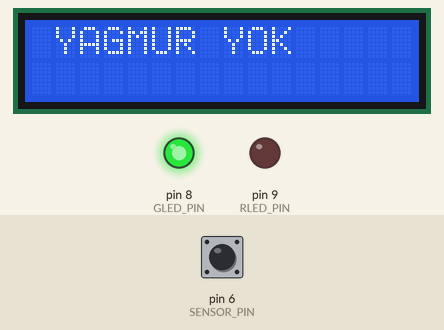
Simulated run of this sketch. Board: Arduino Uno, built with avr-gcc and run on an emulated ATmega328P. Shown: 16×2 character LCD, output pins drawn as LEDs (lit = HIGH). Dashed ring = blinking. The test bench sets the inputs (shaded band); at power-on: pin 6 (SENSOR_PIN) LOW. The modem accepts every AT command (registered, SIM ready, sends succeed) and sends nothing else; what the sketch prints to the serial monitor is not drawn.

Above: at 1.2 s.
1.3 s: pin 6 (SENSOR_PIN) driven HIGH
At 1.9 s:
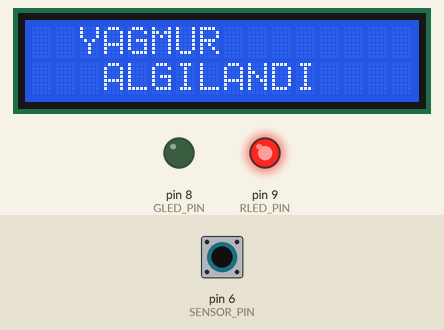
4.3 s: pin 6 (SENSOR_PIN) driven LOW
At 5.2 s:
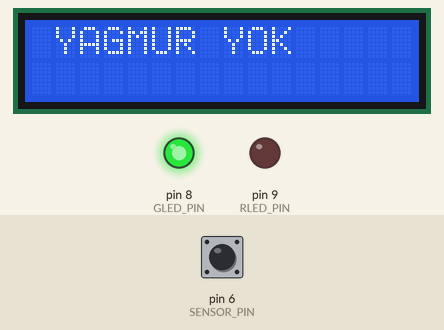
7.3 s: pin 6 (SENSOR_PIN) pulsed HIGH 5 times (0.12 s each, 0.3 s apart)
At 7.35 s:
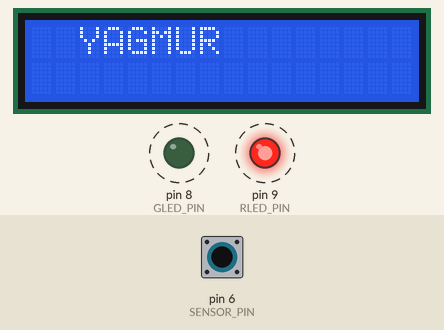
11.8 s: pin 6 (SENSOR_PIN) pulsed HIGH 2 times (0.12 s each, 0.3 s apart)
At 11.85 s:
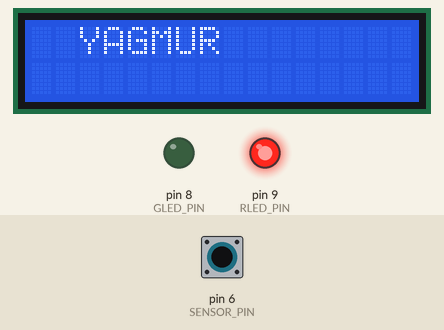
Timing chart, 0 to 14.8 s (numbered marks = the images above; inputs shaded):
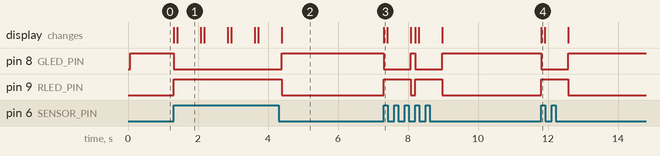

Measured:
- after the input at 1.3 s, pin 8 (GLED_PIN): HIGH → LOW at once; pin 9 (RLED_PIN): LOW → HIGH at once; the display: first changes at once (image 1 shows a later state)
- after the input at 4.3 s, pin 8 (GLED_PIN): LOW → HIGH after 0.09 s; pin 9 (RLED_PIN): HIGH → LOW after 0.09 s; the display: changes after 0.09 s (image 2)
- after the input at 7.3 s, pin 8 (GLED_PIN): alternates HIGH for 0.12 s and LOW for 0.77 s, 4 changes in all, then stays HIGH, starting at once; pin 9 (RLED_PIN): alternates HIGH for 0.77 s and LOW for 0.12 s, 4 changes in all, then stays LOW, starting at once; the display: changes at once (image 3)
- after the input at 11.8 s, pin 8 (GLED_PIN): HIGH → LOW at once, → HIGH 0.77 s later; pin 9 (RLED_PIN): LOW → HIGH at once, → LOW 0.77 s later; the display: changes at once (image 4)
- what the display in image 1 shows lasts 0.7 s, from 1.4 s to 2.1 s

The sketch:

gsm_bazli_yagmur_algilama.ino
```cpp
// include the library code:
#include <LiquidCrystal.h>
#include <SoftwareSerial.h>
//LiquidCrystal lcd(rs, en, d4, d5, d6, d7);
  LiquidCrystal lcd(12, 11, 5, 4,  3,  2);
#include <Wire.h>
//Define the Pin Numbers
const int SENSOR_PIN =6;
const int RLED_PIN = 9;
const int GLED_PIN = 8;
 SoftwareSerial SIM900(7, 10);
void setup ()
{
  pinMode (SENSOR_PIN, INPUT); // Set the Sensor pin as INPUT
  pinMode(RLED_PIN, OUTPUT);  // Set the Red LED pin as OUTPUT
  pinMode(GLED_PIN, OUTPUT);  // Set the Green LED pin as OUTPUT
  Serial.begin(9600);
  SIM900.begin(9600);
  lcd.begin(16, 2); // set up the LCD's number of columns and rows:
  lcd.setCursor(0,0); // set the cursor position:
  lcd.print("OTOMATIK YAGMUR");
  lcd.setCursor(0,1);
  lcd.print("   ALGILAMA  ");
}
void loop ()
{
  int Sensor_Val = digitalRead(SENSOR_PIN);  //get reading from Sensor

  if (Sensor_Val == HIGH) //If Sensor Detected the Rain
  {
    digitalWrite(RLED_PIN, HIGH);
    digitalWrite(GLED_PIN, LOW);
    lcd.clear();
    lcd.setCursor(0, 0);
    lcd.print("  YAGMUR  ");
    delay(100);
    lcd.setCursor(0, 1);
    lcd.print("   ALGILANDI");
    delay(100);
    sendSMS();
      delay(500);
  }
  else
  {
   lcd.clear();
    lcd.setCursor(0, 0);
    lcd.print(" YAGMUR YOK ");
    digitalWrite(RLED_PIN, LOW);
    digitalWrite(GLED_PIN, HIGH);
  }
}
void sendSMS()
{
     SIM900.print("AT+CMGF=1\r");
SIM900.println("AT + CMGS = \"+xxxxxxxxxxxx\"");// recipient's mobile number
Serial.println("AT + CMGS = \"+xxxxxxxxxxxx\"");// recipient's mobile number
SIM900.println("YAGMUR ALGILANDI"); // message to send
Serial.println("YAGMUR ALGILANDI");
SIM900.println((char)26); // End AT command with a ^Z, ASCII code 26
Serial.println((char)26);
SIM900.println();
}
```
